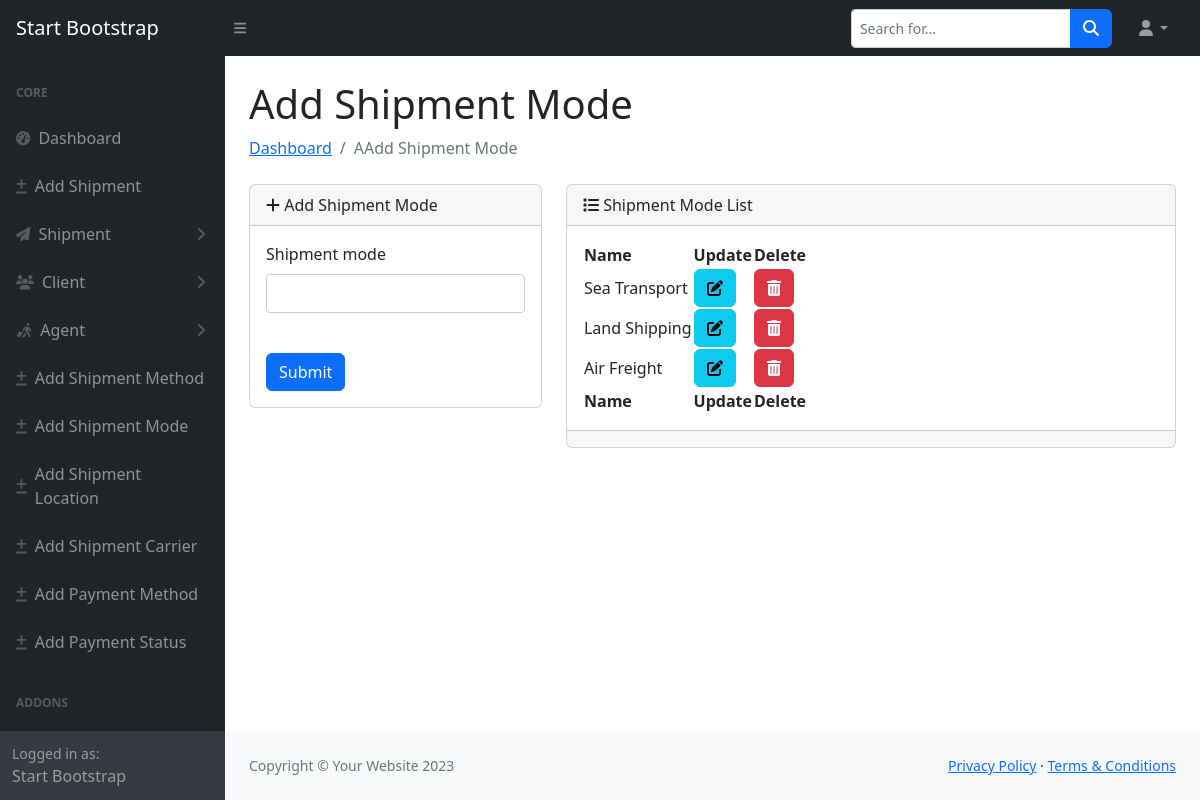
The app's page /add-shipment-mode/ with its own data.
### cargo/models.py (models this page shows, shortened)
class ShipmentMode(models.Model):
	shipment_mode = models.CharField(max_length=100, blank=True, unique=True)

### cargo/views.py (the view)
# urls.py: path('add-shipment-mode/', add_shipment_mode, name="add_shipment_mode"),
def add_shipment_mode(request):
    shipment_mode_list = ShipmentMode.objects.all()
    if request.method == 'POST':
        form = ShipmentModeForm(request.POST)
        if form.is_valid():
            form.save()
            return redirect('add_shipment_mode')
    else:
        form = ShipmentModeForm()
    return render(request, 'dashboard/add_shipment_mode.html', {"form": form, "shipment_mode_list": shipment_mode_list})

### cargo/forms.py
class ShipmentModeForm(forms.ModelForm):
    class Meta:
        model = ShipmentMode
        fields = '__all__'

### templates/dashboard/add_shipment_mode.html (shortened to what this page needs)
{% extends 'dashboard/main.html'%}
{% load crispy_forms_tags %}
{% block content %}
{% include 'dashboard/sidebar.html'%}
<div id="layoutSidenav_content">
    <main>
        <div class="container-fluid px-4">
            <h1 class="mt-4">Add Shipment Mode</h1>
            <ol class="breadcrumb mb-4">
                <li class="breadcrumb-item"><a href="{% url 'dashboard' %}">Dashboard</a></li>
                <li class="breadcrumb-item active"> AAdd Shipment Mode</li>
            </ol>
            <div class="row">
                <div class="col-lg-4">
                    <div class="card mb-4">
                        <div class="card-header">
                            <i class="fa-solid fa-plus"></i>
                            Add Shipment Mode
                        </div>
                        <div class="card-body">
                            <form action="{% url 'add_shipment_mode' %}" method="post">
                                {{form | crispy}}
                                <br>
                                <button type="submit" class="btn btn-primary">Submit</button>
                            </form>
                        </div>
                    </div>
                </div>
                <div class="col-lg-8">
                    <div class="card mb-8">
                        <div class="card-header">
                            <i class="fa-solid fa-list"></i>
                          Shipment Mode List
                        </div>
                        <div class="card-body">
                            {% if shipment_mode_list %}
                            <table id="datatablesSimple">
                                <thead>
                                    <tr>
                                        <th>Name</th>
                                        <th>Update</th>
                                        <th>Delete</th>
                                    </tr>
                                </thead>
                                <tfoot>
                                    <tr>
                                       <th>Name</th>
                                        <th>Update</th>
                                        <th>Delete</th>
                                    </tr>
                                </tfoot>
                                <tbody>
                                	{% for a in shipment_mode_list %}
                                    <tr>
                                        <td>{{a.shipment_mode}}</td>
                                        <td><a href="{% url 'update_mode' a.id %}" class="btn btn-info"><i class="fa-solid fa-pen-to-square"></i></i></a></td>
                                        <td><a href="{% url 'delete_mode' a.id %}" class="btn btn-danger"><i class="fa-solid fa-trash-can"></i></a></td>
                                    </tr>
                                    {% endfor %}
                                </tbody>
                            </table>
                            {% endif %}
                        </div>
                        <div class="card-footer small text-muted"></div>
                    </div>
                </div>
            </div>
        </div>
    </main>
    {% endblock %}

### templates/dashboard/main.html (style rules this page uses)
input[type="text"], input[type="password"], textarea { padding: 8px; border: 1px solid #ccc; border-radius: 4px; font-size: 14px; }

### records on screen
ShipmentMode: shipment_mode "Sea Transport"
ShipmentMode: shipment_mode "Land Shipping"
ShipmentMode: shipment_mode "Air Freight"
